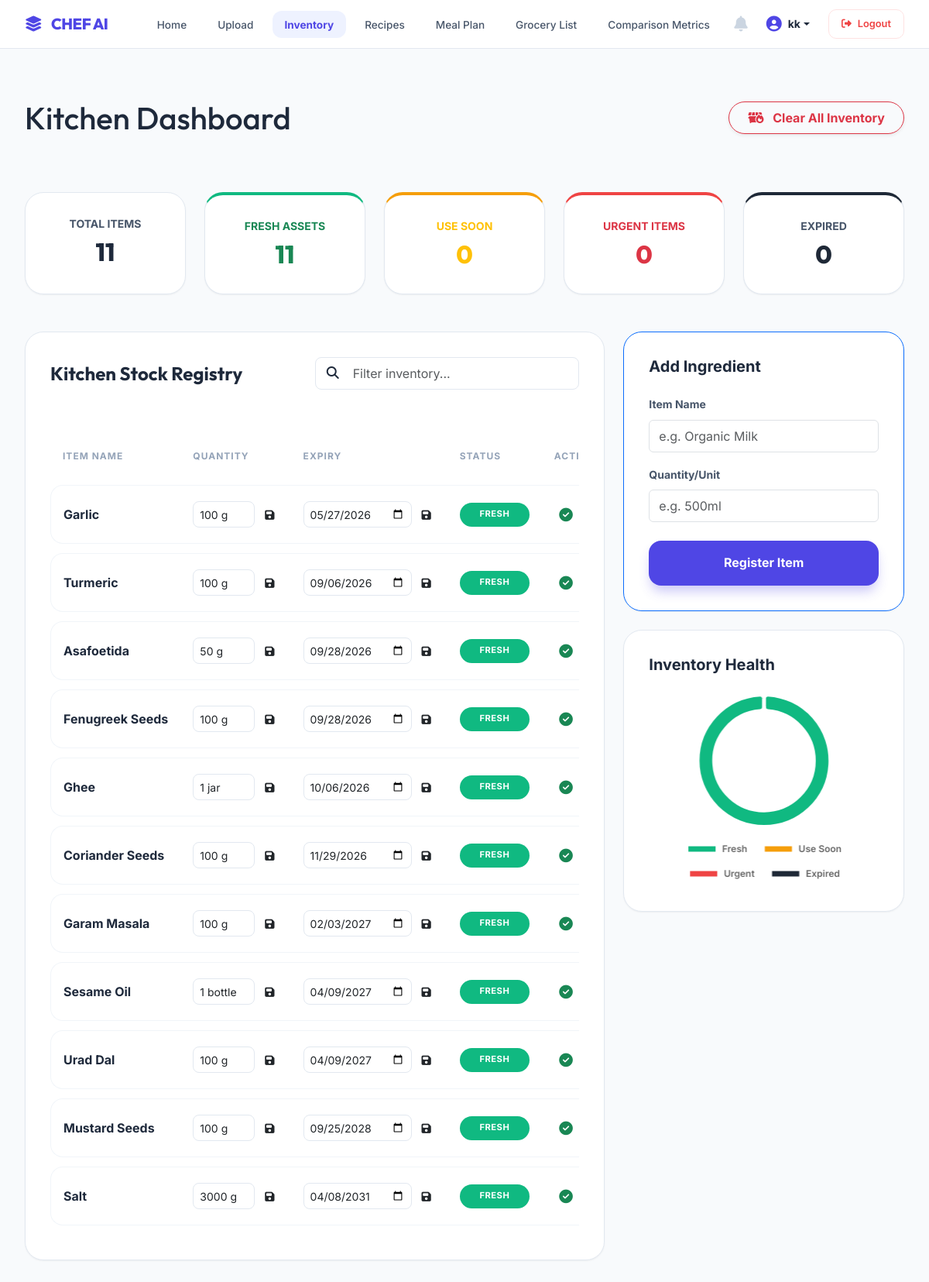
The app's page /inventory (signed in) with its own data.
### tables this page shows
CREATE TABLE grocery_items(
        id INTEGER PRIMARY KEY AUTOINCREMENT,
        serial_no INTEGER,
        item TEXT,
        quantity TEXT,
        purchase_date DATE,
        expiry_date DATE,
        days_left INTEGER
    , user_id TEXT);

### app.py (the view)
@app.route("/inventory")
def inventory():
    if "user" not in session:
        return redirect("/")
    username = session["user"]
    consolidate_inventory(username)
    conn = sqlite3.connect("grocery_ocr.db")
    inv_df = pd.read_sql_query(
        "SELECT * FROM grocery_items WHERE user_id = ?", conn, params=(username,)
    )
    conn.close()
    if inv_df.empty:
        return render_template("inventory.html", items=[], summary={}, chart_data={})
    inv_df["expiry_date"] = pd.to_datetime(inv_df["expiry_date"], errors="coerce")
    inv_df = inv_df.dropna(subset=["expiry_date"])
    today = pd.Timestamp(datetime.now().date())
    inv_df["days_left"] = (inv_df["expiry_date"] - today).dt.days
    def get_status(days):
        if days < 0:    return "Expired"
        elif days <= 3: return "Urgent"
        elif days <= 7: return "Use Soon"
        else:           return "Fresh"
    inv_df["status"] = inv_df["days_left"].apply(get_status)
    color_map = {"Fresh": "success", "Use Soon": "warning", "Urgent": "danger", "Expired": "dark"}
    inv_df["color"] = inv_df["status"].map(color_map)
    inv_df = inv_df.sort_values(by="days_left")
    summary = {
        "total":    len(inv_df),
        "fresh":    len(inv_df[inv_df.status == "Fresh"]),
        "use_soon": len(inv_df[inv_df.status == "Use Soon"]),
        "urgent":   len(inv_df[inv_df.status == "Urgent"]),
        "wasted":   len(inv_df[inv_df.status == "Expired"]),
    }
    chart_data = {
        "Fresh":   summary["fresh"],
        "UseSoon": summary["use_soon"],
        "Urgent":  summary["urgent"],
        "Expired": summary["wasted"],
    }
    inv_df["expiry_date"]   = inv_df["expiry_date"].dt.strftime("%Y-%m-%d")
    inv_df["purchase_date"] = pd.to_datetime(
        inv_df["purchase_date"], errors="coerce"
    ).dt.strftime("%Y-%m-%d")
    items = inv_df.to_dict(orient="records")
    return render_template("inventory.html", items=items, summary=summary, chart_data=chart_data)

### templates/inventory.html (shortened to what this page needs)
{% extends "base.html" %}
{% block content %}
<div class="row g-4 mb-5">
    <div class="col-12">
        <div class="d-flex justify-content-between align-items-center mb-5">
            <div>
                <h1 class="fw-900 mb-0">Kitchen Dashboard</h1>
            </div>
            <div class="d-flex gap-2">
                <form action="/inventory/clear" method="POST"
                    onsubmit="return confirm('WARNING: This will permanently delete ALL items from your kitchen inventory. Proceed?')">
                    <button type="submit" class="btn btn-outline-danger px-4 py-2 rounded-pill fw-bold shadow-sm">
                        <i class="fas fa-dumpster-fire me-2"></i> Clear All Inventory
                    </button>
                </form>
            </div>
        </div>
    </div>
    <div class="col-md">
        <div class="glass-card text-center h-100">
            <h6 class="text-muted small fw-bold text-uppercase mb-2">Total Items</h6>
            <h2 class="fw-800 mb-0">{{ summary.total }}</h2>
        </div>
    </div>
    <div class="col-md">
        <div class="glass-card text-center h-100" style="border-top: 4px solid #10b981;">
            <h6 class="text-success small fw-bold text-uppercase mb-2">Fresh Assets</h6>
            <h2 class="fw-800 mb-0 text-success">{{ summary.fresh }}</h2>
        </div>
    </div>
    <div class="col-md">
        <div class="glass-card text-center h-100" style="border-top: 4px solid #f59e0b;">
            <h6 class="text-warning small fw-bold text-uppercase mb-2">Use Soon</h6>
            <h2 class="fw-800 mb-0 text-warning">{{ summary.use_soon }}</h2>
        </div>
    </div>
    <div class="col-md">
        <div class="glass-card text-center h-100" style="border-top: 4px solid #ef4444;">
            <h6 class="text-danger small fw-bold text-uppercase mb-2">Urgent Items</h6>
            <h2 class="fw-800 mb-0 text-danger">{{ summary.urgent }}</h2>
        </div>
    </div>
    <div class="col-md">
        <div class="glass-card text-center h-100" style="border-top: 4px solid #1f2937;">
            <h6 class="text-muted small fw-bold text-uppercase mb-2">Expired</h6>
            <h2 class="fw-800 mb-0" style="color: #1f2937;">{{ summary.wasted }}</h2>
        </div>
    </div>
</div>
<div class="row g-4">
    <div class="col-lg-8">
        <div class="glass-card">
            <div class="d-flex justify-content-between align-items-center mb-5">
                <h4 class="fw-bold mb-0">Kitchen Stock Registry</h4>
                <div class="search-box position-relative w-50">
                    <i class="fas fa-search position-absolute text-dim" style="left: 15px; top: 12px;"></i>
                    <input type="text" id="inventorySearch" class="form-control ps-5 py-2 rounded-pill border-slate"
                        placeholder="Filter inventory...">
                </div>
            </div>
            <div class="table-responsive">
                <table class="table-viva">
                    <thead>
                        <tr>
                            <th>Item Name</th>
                            <th>Quantity</th>
                            <th>Expiry</th>
                            <th>Status</th>
                            <th>Action</th>
                        </tr>
                    </thead>
                    <tbody id="inventoryBody">
                        {% for item in items %}
                        <tr class="inventory-row">
                            <td class="fw-bold">{{ item.item }}</td>
                            <td>
                                <form action="/update_quantity/{{ item.id }}" method="POST"
                                    class="d-flex align-items-center">
                                    <input type="text" name="quantity" value="{{ item.quantity }}"
                                        class="form-control form-control-sm border-slate me-2" style="width: 80px;">
                                    <button type="submit" class="btn btn-sm text-dim hover-primary p-1">
                                        <i class="fas fa-save"></i>
                                    </button>
                                </form>
                            </td>
                            <td>
                                <form action="/update_expiry/{{ item.id }}" method="POST" class="d-flex align-items-center">
                                    <input type="date" name="expiry_date" value="{{ item.expiry_date }}"
                                        class="form-control form-control-sm border-slate me-2" style="width: 140px;">
                                    <button type="submit" class="btn btn-sm text-dim hover-primary p-1">
                                        <i class="fas fa-save"></i>
                                    </button>
                                </form>
                            </td>
                            <td class="text-center">
                                <span class="badge-viva badge-{{ item.color }}">
                                    {{ item.status }}
                                </span>
                            </td>
                            <td>
                                <div class="d-flex gap-2">
                                    <form action="/mark_used/{{ item.id }}" method="POST">
                                        <button class="btn btn-sm btn-icon-viva text-success">
                                            <i class="fas fa-check-circle"></i>
                                        </button>
                                    </form>
                                </div>
                            </td>
                        </tr>
                        {% endfor %}
                    </tbody>
                </table>
            </div>
        </div>
    </div>
    <div class="col-lg-4">
        <div class="glass-card mb-4 border-primary">
            <h5 class="fw-bold mb-4">Add Ingredient</h5>
            <form action="/manual_add" method="POST">
                <div class="mb-3">
                    <label class="form-label small text-muted fw-bold">Item Name</label>
                    <input type="text" name="item" class="form-control py-2" placeholder="e.g. Organic Milk" required>
                </div>
                <div class="mb-4">
                    <label class="form-label small text-muted fw-bold">Quantity/Unit</label>
                    <input type="text" name="qty" class="form-control py-2" placeholder="e.g. 500ml" required>
                </div>
                <button type="submit" class="btn-primary-viva w-100 py-3">Register Item</button>
            </form>
        </div>
        <div class="glass-card">
            <h5 class="fw-bold mb-4">Inventory Health</h5>
            <div style="height: 250px;">
                <canvas id="inventoryChart"
                    data-fresh="{{ chart_data.Fresh }}"
                    data-usesoon="{{ chart_data.UseSoon }}"
                    data-urgent="{{ chart_data.Urgent }}"
                    data-expired="{{ chart_data.Expired }}">
                </canvas>
            </div>
        </div>
    </div>
</div>
<script>
    var canvas       = document.getElementById('inventoryChart');
    var freshCount   = parseInt(canvas.dataset.fresh,   10);
    var useSoonCount = parseInt(canvas.dataset.usesoon, 10);
    var urgentCount  = parseInt(canvas.dataset.urgent,  10);
    var expiredCount = parseInt(canvas.dataset.expired, 10);
    var ctx = canvas.getContext('2d');
    new Chart(ctx, {
        type: 'doughnut',
        data: {
            labels: ['Fresh', 'Use Soon', 'Urgent', 'Expired'],
            datasets: [{
                data: [freshCount, useSoonCount, urgentCount, expiredCount],
                backgroundColor: ['#10b981', '#f59e0b', '#ef4444', '#1f2937'],
                hoverOffset: 15,
                borderRadius: 5,
                borderWidth: 5,
                borderColor: '#ffffff'
            }]
        },
        options: {
            plugins: {
                legend: {
                    position: 'bottom',
                    labels: {
                        padding: 20,
                        font: { weight: '600', family: 'Inter' }
                    }
                }
            },
            cutout: '75%',
            maintainAspectRatio: false
        }
    });
    document.getElementById('inventorySearch').addEventListener('input', function (e) {
        var term = e.target.value.toLowerCase();
        document.querySelectorAll('.inventory-row').forEach(function (row) {
            var text = row.querySelector('td').textContent.toLowerCase();
            row.style.display = text.includes(term) ? '' : 'none';
        });
    });
</script>
{% endblock %}

### templates/base.html (shortened to what this page needs)
<!DOCTYPE html>
<html lang="en">
<head>
    <link href="https://cdn.jsdelivr.net/npm/bootstrap@5.3.3/dist/css/bootstrap.min.css" rel="stylesheet">
    <link rel="stylesheet" href="https://cdnjs.cloudflare.com/ajax/libs/font-awesome/6.4.0/css/all.min.css">
    <link rel="stylesheet" href="{{ url_for('static', filename='static.css') }}">
</head>
<body>
    {% if request.path not in ['/', '/register'] %}
    <nav class="main-navbar">
        <div class="nav-container">
            <a href="/home" class="brand">
                <i class="fas fa-layer-group"></i> CHEF AI
            </a>
            <ul class="nav-links">
                <li class="nav-item {% if request.path == '/home' %}active{% endif %}">
                    <a href="/home">Home</a>
                </li>
                <li class="nav-item {% if request.path == '/upload' %}active{% endif %}">
                    <a href="/upload">Upload</a>
                </li>
                <li class="nav-item {% if request.path == '/inventory' %}active{% endif %}">
                    <a href="/inventory">Inventory</a>
                </li>
                <li class="nav-item {% if request.path == '/recipes' %}active{% endif %}">
                    <a href="/recipes">Recipes</a>
                </li>
                <li class="nav-item {% if request.path == '/meal_planner' %}active{% endif %}">
                    <a href="/meal_planner">Meal Plan</a>
                </li>
                <li class="nav-item {% if request.path == '/grocery_list' %}active{% endif %}">
                    <a href="/grocery_list">Grocery List</a>
                </li>
                <li class="nav-item {% if request.path == '/model_comparison' %}active{% endif %}">
                    <a href="/model_comparison">Comparison Metrics</a>
                </li>
            </ul>
            <div class="nav-actions">
                {% if expiry_notifs %}
                <div class="dropdown me-2">
                    <button class="btn p-0 position-relative notification-bell" data-bs-toggle="dropdown"
                        aria-expanded="false" title="Expiring Soon">
                        <i class="fas fa-bell fa-lg" style="color: var(--text-muted);"></i>
                        <span class="position-absolute top-0 start-100 translate-middle badge rounded-pill bg-danger"
                            style="font-size:0.6rem; padding: 3px 5px;">
                            {{ expiry_notifs|length }}
                        </span>
                    </button>
                    <ul class="dropdown-menu dropdown-menu-end shadow border-0 mt-3 rounded-lg"
                        style="min-width: 260px;">
                        <li class="px-3 py-2 border-bottom">
                            <span class="small fw-800 text-uppercase text-dim">⚠️ Expiring Soon</span>
                        </li>
                        {% for item in expiry_notifs %}
                        <li>
                            <a class="dropdown-item d-flex justify-content-between align-items-center py-2"
                                href="/inventory">
                                <span class="fw-600 small">{{ item[0] }}</span>
                                <span
                                    class="badge {% if item[1] == 0 %}bg-danger{% elif item[1] <= 1 %}bg-danger{% else %}bg-warning text-dark{% endif %} rounded-pill"
                                    style="font-size:0.65rem;">
                                    {{ item[1] }} day{{ 's' if item[1] != 1 else '' }}
                                </span>
                            </a>
                        </li>
                        {% endfor %}
                        <li class="border-top px-3 py-2 text-center">
                            <a href="/inventory" class="small text-primary fw-bold text-decoration-none">Manage
                                Inventory →</a>
                        </li>
                    </ul>
                </div>
                {% else %}
                <div class="me-2">
                    <i class="fas fa-bell fa-lg" style="color: #cbd5e1;" title="No expiring items"></i>
                </div>
                {% endif %}
                <div class="dropdown d-none d-md-block me-2">
                    <a class="d-flex align-items-center text-decoration-none dropdown-toggle" href="#" role="button"
                        data-bs-toggle="dropdown" aria-expanded="false" style="color: var(--text-main);">
                        <div class="user-avatar-small me-2">
                            <i class="fas fa-user-circle fa-lg"></i>
                        </div>
                        <span class="small fw-bold">{{ session.get('username', session.get('user', 'Guest')) }}</span>
                    </a>
                </div>
                <a href="/logout" class="btn-logout"><i class="fas fa-sign-out-alt me-2"></i>Logout</a>
            </div>
        </div>
    </nav>
    {% endif %}
    <main class="main-wrapper fade-in">
        {% block content %}
        {% endblock %}
    </main>
</body>
</html>

### records on screen
grocery_items: item "Garlic", quantity "100 g", expiry_date "05/27/2026", status "FRESH"
grocery_items: item "Turmeric", quantity "100 g", expiry_date "09/06/2026", status "FRESH"
grocery_items: item "Asafoetida", quantity "50 g", expiry_date "09/28/2026", status "FRESH"
grocery_items: item "Fenugreek Seeds", quantity "100 g", expiry_date "09/28/2026", status "FRESH"
grocery_items: item "Ghee", quantity "1 jar", expiry_date "10/06/2026", status "FRESH"
grocery_items: item "Coriander Seeds", quantity "100 g", expiry_date "11/29/2026", status "FRESH"
grocery_items: item "Garam Masala", quantity "100 g", expiry_date "02/03/2027", status "FRESH"
grocery_items: item "Sesame Oil", quantity "1 bottle", expiry_date "04/09/2027", status "FRESH"
grocery_items: item "Urad Dal", quantity "100 g", expiry_date "04/09/2027", status "FRESH"
grocery_items: item "Mustard Seeds", quantity "100 g", expiry_date "09/25/2028", status "FRESH"
grocery_items: item "Salt", quantity "3000 g", expiry_date "04/08/2031", status "FRESH"

### other values on screen
{{ session.get('username', session.get('user', 'Guest')) }} "kk"
{{ summary.total }} "11"
{{ summary.fresh }} "11"
{{ summary.use_soon }} "0"
{{ summary.urgent }} "0"
{{ summary.wasted }} "0"
